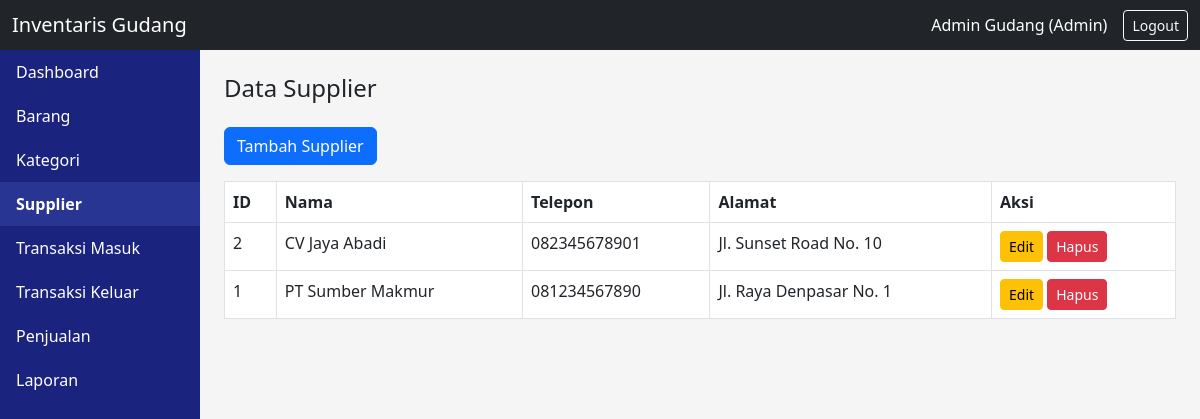
The page /pages/supplier.php (signed in) on the database its author committed.
### tables this page shows
CREATE TABLE `supplier` (
  `id` int(11) NOT NULL,
  `nama` varchar(100) NOT NULL,
  `telepon` varchar(20) DEFAULT NULL,
  `alamat` text DEFAULT NULL,
  `created_at` datetime DEFAULT current_timestamp()
);

### config/koneksi.php (called while the page is built, shortened)
<?php
class Database {
    protected function connect() {
        $host = "localhost";
        $user = "root";
        $pass = "";
        $db   = "db_inventaris_gudang_uas";
        $this->conn = new mysqli($host, $user, $pass, $db);
    }
}
?>

### models/SupplierModel.php (called while the page is built, shortened)
<?php
require_once __DIR__ . '/../config/koneksi.php';
class SupplierModel extends Database {
    public function getAll() {
        $qry = "SELECT * FROM supplier ORDER BY nama ASC";
        return $this->conn->query($qry);
    }
}
?>

### pages/supplier.php (the view, shortened to what this page needs)
<?php
require_once '../config/koneksi.php';
require_once '../models/SupplierModel.php';
$supplierModel = new SupplierModel();
$suppliers = $supplierModel->getAll();
include '../components/header.php';
include '../components/navbar.php';
?>
<div class="container-fluid">
    <div class="row">
        <?php include '../components/sidebar.php'; ?>
        <div class="col-md-10 p-4">
            <h4 class="mb-4">Data Supplier</h4>
            <button type="button" class="btn btn-primary mb-3" data-bs-toggle="modal" data-bs-target="#modalTambah">Tambah Supplier</button>
            <table class="table table-bordered">
                <thead>
                    <tr>
                        <th>ID</th>
                        <th>Nama</th>
                        <th>Telepon</th>
                        <th>Alamat</th>
                        <th>Aksi</th>
                    </tr>
                </thead>
                <tbody>
                    <?php while ($row = $suppliers->fetch_assoc()): ?>
                    <tr>
                        <td><?= $row['id'] ?></td>
                        <td><?= htmlspecialchars($row['nama']) ?></td>
                        <td><?= htmlspecialchars($row['telepon']) ?></td>
                        <td><?= htmlspecialchars($row['alamat']) ?></td>
                        <td>
                            <button type="button" class="btn btn-sm btn-warning" data-bs-toggle="modal" data-bs-target="#modalEdit<?= $row['id'] ?>">Edit</button>
                            <a href="proses_supplier.php?aksi=hapus&id=<?= $row['id'] ?>" class="btn btn-sm btn-danger" onclick="return confirm('Yakin hapus supplier ini?')">Hapus</a>
                        </td>
                    </tr>
                    <?php endwhile; ?>
                </tbody>
            </table>
        </div>
    </div>
</div>
<?php include '../components/footer.php'; ?>

### assets/css/style.css (style rules this page uses)
body { background-color: #f5f5f5; }

### rows shown on the page
supplier: id "2", nama "CV Jaya Abadi", telepon "082345678901", alamat "Jl. Sunset Road No. 10"
supplier: id "1", nama "PT Sumber Makmur", telepon "081234567890", alamat "Jl. Raya Denpasar No. 1"

### other values the page prints
Session::getNama() "Admin Gudang"
Session::getRole() "Admin"
